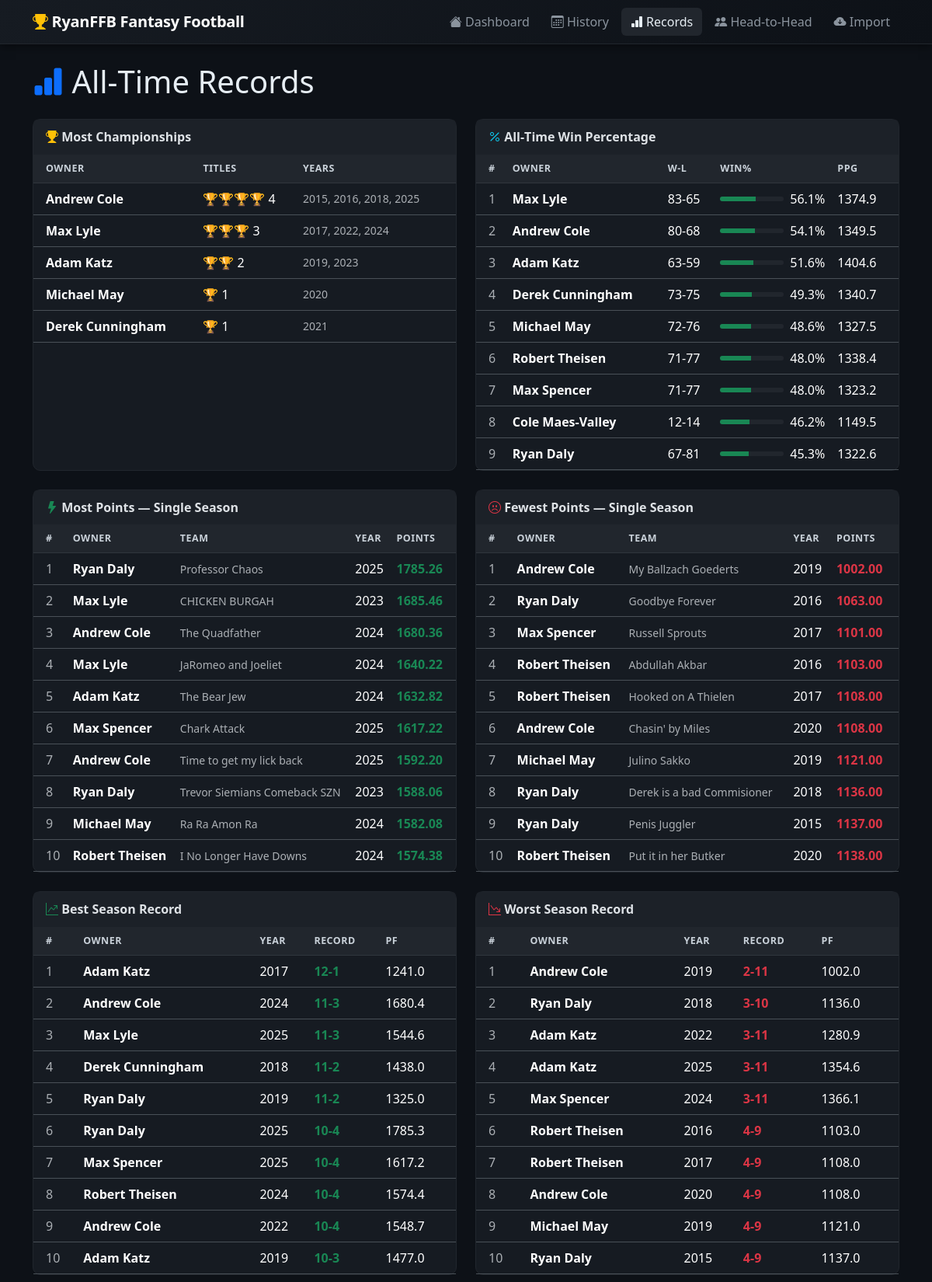
Page /records (upper part) on the committed database.
### tables this page shows
CREATE TABLE teams (
            id              INTEGER PRIMARY KEY AUTOINCREMENT,
            year            INTEGER,
            owner           TEXT,
            team_name       TEXT,
            wins            INTEGER,
            losses          INTEGER,
            ties            INTEGER,
            points_for      REAL,
            points_against  REAL,
            final_standing  INTEGER,
            UNIQUE(year, owner)
        );

### app.py (the view)
@app.route("/records")
def records():
    conn = get_db()
    most_points_season = conn.execute("""
        SELECT owner, team_name, year, points_for FROM teams
        ORDER BY points_for DESC LIMIT 10
    """).fetchall()
    fewest_points_season = conn.execute("""
        SELECT owner, team_name, year, points_for FROM teams
        WHERE points_for > 0
        ORDER BY points_for ASC LIMIT 10
    """).fetchall()
    best_record = conn.execute("""
        SELECT owner, team_name, year, wins, losses, points_for FROM teams
        ORDER BY wins DESC, points_for DESC LIMIT 10
    """).fetchall()
    worst_record = conn.execute("""
        SELECT owner, team_name, year, wins, losses, points_for FROM teams
        ORDER BY wins ASC, points_for ASC LIMIT 10
    """).fetchall()
    highest_game = conn.execute("""
        SELECT year, week, home_owner, home_team, home_score,
               away_owner, away_team, away_score,
               MAX(home_score, away_score) AS top_score
        FROM matchups WHERE home_score > 0 AND away_score > 0
        ORDER BY top_score DESC LIMIT 10
    """).fetchall()
    biggest_blowout = conn.execute("""
        SELECT year, week, home_owner, home_team, home_score,
               away_owner, away_team, away_score,
               ABS(home_score - away_score) AS margin
        FROM matchups WHERE home_score > 0 AND away_score > 0
        ORDER BY margin DESC LIMIT 10
    """).fetchall()
    closest_games = conn.execute("""
        SELECT year, week, home_owner, home_team, home_score,
               away_owner, away_team, away_score,
               ABS(home_score - away_score) AS margin
        FROM matchups WHERE home_score > 0 AND away_score > 0
        ORDER BY margin ASC LIMIT 10
    """).fetchall()
    most_titles = conn.execute("""
        SELECT champion_owner, COUNT(*) AS titles,
               GROUP_CONCAT(year, ', ') AS years
        FROM seasons WHERE champion_owner IS NOT NULL
        GROUP BY champion_owner ORDER BY titles DESC
    """).fetchall()
    alltime_pct = conn.execute("""
        SELECT owner,
               SUM(wins)   AS w,
               SUM(losses) AS l,
               ROUND(CAST(SUM(wins) AS REAL) / NULLIF(SUM(wins)+SUM(losses),0) * 100, 1) AS pct,
               ROUND(SUM(points_for), 1) AS pf,
               ROUND(SUM(points_for) / NULLIF(COUNT(*), 0), 1) AS ppg
        FROM teams
        GROUP BY owner
        ORDER BY pct DESC
    """).fetchall()
    most_pts_loss = conn.execute("""
        SELECT year, week,
               CASE WHEN home_score < away_score THEN home_owner ELSE away_owner END AS owner,
               CASE WHEN home_score < away_score THEN home_team  ELSE away_team  END AS team,
               CASE WHEN home_score < away_score THEN home_score ELSE away_score END AS losing_score,
               CASE WHEN home_score < away_score THEN away_score ELSE home_score END AS winning_score
        FROM matchups WHERE home_score > 0 AND away_score > 0
        ORDER BY losing_score DESC LIMIT 10
    """).fetchall()
    fewest_pts_win = conn.execute("""
        SELECT year, week,
               CASE WHEN home_score > away_score THEN home_owner ELSE away_owner END AS owner,
               CASE WHEN home_score > away_score THEN home_team  ELSE away_team  END AS team,
               CASE WHEN home_score > away_score THEN home_score ELSE away_score END AS winning_score,
               CASE WHEN home_score > away_score THEN away_score ELSE home_score END AS losing_score
        FROM matchups WHERE home_score > 0 AND away_score > 0
        ORDER BY winning_score ASC LIMIT 10
    """).fetchall()
    conn.close()
    return render_template("records.html",
        league_name=LEAGUE_NAME,
        most_points_season=most_points_season,
        fewest_points_season=fewest_points_season,
        best_record=best_record,
        worst_record=worst_record,
        highest_game=highest_game,
        biggest_blowout=biggest_blowout,
        closest_games=closest_games,
        most_titles=most_titles,
        alltime_pct=alltime_pct,
        most_pts_loss=most_pts_loss,
        fewest_pts_win=fewest_pts_win,
        has_data=_has_data(),
    )

### app.py (called while the page is built)
def _has_data():
    conn = get_db()
    count = conn.execute("SELECT COUNT(*) FROM seasons").fetchone()[0]
    conn.close()
    return count > 0

### database.py (called while the page is built)
def get_db():
    os.makedirs(os.path.dirname(DATABASE_PATH), exist_ok=True)
    conn = sqlite3.connect(DATABASE_PATH)
    conn.row_factory = sqlite3.Row
    return conn

### templates/records.html (shortened to what this page needs)
{% extends 'base.html' %}
{% block content %}
<h1 class="mb-4"><i class="bi bi-bar-chart-fill text-primary"></i> All‑Time Records</h1>
{% if not has_data %}
<div class="alert alert-info">
  No data imported yet. <a href="/import" class="alert-link">Import league data</a> to get started.
</div>
{% else %}
<div class="row g-4 mb-4">
  <div class="col-md-6">
    <div class="card h-100">
      <div class="card-header">
        <i class="bi bi-trophy-fill text-warning"></i> <strong>Most Championships</strong>
      </div>
      <div class="card-body p-0">
        <table class="table table-hover align-middle mb-0">
          <thead class="table-secondary text-dark">
            <tr><th class="ps-3">Owner</th><th>Titles</th><th class="pe-3">Years</th></tr>
          </thead>
          <tbody>
            {% for r in most_titles %}
            <tr>
              <td class="ps-3"><strong>{{ r['champion_owner'] }}</strong></td>
              <td>{% for _ in range(r['titles']) %}🏆{% endfor %} {{ r['titles'] }}</td>
              <td class="pe-3 text-muted small">{{ r['years'] }}</td>
            </tr>
            {% else %}
            <tr><td colspan="3" class="text-muted text-center py-3">No data</td></tr>
            {% endfor %}
          </tbody>
        </table>
      </div>
    </div>
  </div>
  <div class="col-md-6">
    <div class="card h-100">
      <div class="card-header">
        <i class="bi bi-percent text-info"></i> <strong>All‑Time Win Percentage</strong>
      </div>
      <div class="card-body p-0">
        <table class="table table-hover align-middle mb-0">
          <thead class="table-secondary text-dark">
            <tr><th class="ps-3">#</th><th>Owner</th><th>W‑L</th><th>Win%</th><th class="pe-3">PPG</th></tr>
          </thead>
          <tbody>
            {% for r in alltime_pct %}
            <tr>
              <td class="ps-3 text-muted">{{ loop.index }}</td>
              <td><strong>{{ r['owner'] }}</strong></td>
              <td>{{ r['w'] }}‑{{ r['l'] }}</td>
              <td>
                <div class="d-flex align-items-center gap-2">
                  <div class="progress flex-grow-1" style="height:6px;min-width:60px;">
                    <div class="progress-bar bg-success" style="width:{{ r['pct'] }}%"></div>
                  </div>
                  {{ r['pct'] }}%
                </div>
              </td>
              <td class="pe-3">{{ r['ppg'] }}</td>
            </tr>
            {% endfor %}
          </tbody>
        </table>
      </div>
    </div>
  </div>
</div>
<div class="row g-4 mb-4">
  <div class="col-md-6">
    <div class="card h-100">
      <div class="card-header">
        <i class="bi bi-lightning-fill text-success"></i> <strong>Most Points — Single Season</strong>
      </div>
      <div class="card-body p-0">
        <table class="table table-hover align-middle mb-0">
          <thead class="table-secondary text-dark">
            <tr><th class="ps-3">#</th><th>Owner</th><th>Team</th><th>Year</th><th class="pe-3">Points</th></tr>
          </thead>
          <tbody>
            {% for r in most_points_season %}
            <tr>
              <td class="ps-3 text-muted">{{ loop.index }}</td>
              <td><strong>{{ r['owner'] }}</strong></td>
              <td class="text-muted small">{{ r['team_name'] }}</td>
              <td>{{ r['year'] }}</td>
              <td class="pe-3 fw-bold text-success">{{ "%.2f"|format(r['points_for']) }}</td>
            </tr>
            {% endfor %}
          </tbody>
        </table>
      </div>
    </div>
  </div>
  <div class="col-md-6">
    <div class="card h-100">
      <div class="card-header">
        <i class="bi bi-emoji-frown text-danger"></i> <strong>Fewest Points — Single Season</strong>
      </div>
      <div class="card-body p-0">
        <table class="table table-hover align-middle mb-0">
          <thead class="table-secondary text-dark">
            <tr><th class="ps-3">#</th><th>Owner</th><th>Team</th><th>Year</th><th class="pe-3">Points</th></tr>
          </thead>
          <tbody>
            {% for r in fewest_points_season %}
            <tr>
              <td class="ps-3 text-muted">{{ loop.index }}</td>
              <td><strong>{{ r['owner'] }}</strong></td>
              <td class="text-muted small">{{ r['team_name'] }}</td>
              <td>{{ r['year'] }}</td>
              <td class="pe-3 fw-bold text-danger">{{ "%.2f"|format(r['points_for']) }}</td>
            </tr>
            {% endfor %}
          </tbody>
        </table>
      </div>
    </div>
  </div>
  <div class="col-md-6">
    <div class="card h-100">
      <div class="card-header">
        <i class="bi bi-graph-up-arrow text-success"></i> <strong>Best Season Record</strong>
      </div>
      <div class="card-body p-0">
        <table class="table table-hover align-middle mb-0">
          <thead class="table-secondary text-dark">
            <tr><th class="ps-3">#</th><th>Owner</th><th>Year</th><th>Record</th><th class="pe-3">PF</th></tr>
          </thead>
          <tbody>
            {% for r in best_record %}
            <tr>
              <td class="ps-3 text-muted">{{ loop.index }}</td>
              <td><strong>{{ r['owner'] }}</strong></td>
              <td>{{ r['year'] }}</td>
              <td class="fw-bold text-success">{{ r['wins'] }}‑{{ r['losses'] }}</td>
              <td class="pe-3">{{ "%.1f"|format(r['points_for']) }}</td>
            </tr>
            {% endfor %}
          </tbody>
        </table>
      </div>
    </div>
  </div>
  <div class="col-md-6">
    <div class="card h-100">
      <div class="card-header">
        <i class="bi bi-graph-down-arrow text-danger"></i> <strong>Worst Season Record</strong>
      </div>
      <div class="card-body p-0">
        <table class="table table-hover align-middle mb-0">
          <thead class="table-secondary text-dark">
            <tr><th class="ps-3">#</th><th>Owner</th><th>Year</th><th>Record</th><th class="pe-3">PF</th></tr>
          </thead>
          <tbody>
            {% for r in worst_record %}
            <tr>
              <td class="ps-3 text-muted">{{ loop.index }}</td>
              <td><strong>{{ r['owner'] }}</strong></td>
              <td>{{ r['year'] }}</td>
              <td class="fw-bold text-danger">{{ r['wins'] }}‑{{ r['losses'] }}</td>
              <td class="pe-3">{{ "%.1f"|format(r['points_for']) }}</td>
            </tr>
            {% endfor %}
          </tbody>
        </table>
      </div>
    </div>
  </div>
</div>
{% endif %}
{% endblock %}

### static/style.css (style rules this page uses)
body { background-color: #0d1117; color: #e6edf3; min-height: 100vh; display: flex; flex-direction: column; }
.card { background-color: #161b22; border-color: #21262d; border-radius: 10px; }
.card-header { background-color: #1c2128; border-bottom-color: #21262d; padding: .65rem 1rem; }
.table { --bs-table-bg: transparent; --bs-table-hover-bg: rgba(255,255,255,.04); color: #e6edf3; }
.table-secondary { --bs-table-bg: #21262d; --bs-table-color: #c9d1d9; }
thead th { font-size: .78rem; font-weight: 600; text-transform: uppercase; letter-spacing: .04em; border-bottom: 1px solid #30363d !important; }
.progress { background-color: #21262d; }

### rows in the picture
teams: champion_owner "Michael May", titles "1", years "2020"
teams: champion_owner "Derek Cunningham", titles "1", years "2021"
teams: owner "Ryan Daly", team_name "Professor Chaos", year "2025", points_for "1785.26", wins "10", losses "4", points_for "1785.3"
teams: owner "Max Lyle", team_name "CHICKEN BURGAH", year "2023", points_for "1685.46"
teams: owner "Andrew Cole", team_name "The Quadfather", year "2024", points_for "1680.36", wins "11", losses "3", points_for "1680.4"
teams: owner "Max Lyle", team_name "JaRomeo and Joeliet", year "2024", points_for "1640.22"
teams: owner "Adam Katz", team_name "The Bear Jew", year "2024", points_for "1632.82"
teams: owner "Max Spencer", team_name "Chark Attack", year "2025", points_for "1617.22", wins "10", losses "4", points_for "1617.2"
teams: owner "Andrew Cole", team_name "Time to get my lick back", year "2025", points_for "1592.20"
teams: owner "Ryan Daly", team_name "Trevor Siemians Comeback SZN", year "2023", points_for "1588.06"
teams: owner "Michael May", team_name "Ra Ra Amon Ra", year "2024", points_for "1582.08"
teams: owner "Robert Theisen", team_name "I No Longer Have Downs", year "2024", points_for "1574.38", wins "10", losses "4", points_for "1574.4"
teams: owner "Andrew Cole", team_name "My Ballzach Goederts", year "2019", points_for "1002.00", wins "2", losses "11", points_for "1002.0"
teams: owner "Ryan Daly", team_name "Goodbye Forever", year "2016", points_for "1063.00"
teams: owner "Max Spencer", team_name "Russell Sprouts", year "2017", points_for "1101.00"
teams: owner "Robert Theisen", team_name "Abdullah Akbar", year "2016", points_for "1103.00", wins "4", losses "9", points_for "1103.0"
teams: owner "Robert Theisen", team_name "Hooked on A Thielen", year "2017", points_for "1108.00", wins "4", losses "9", points_for "1108.0"
teams: owner "Andrew Cole", team_name "Chasin' by Miles", year "2020", points_for "1108.00", wins "4", losses "9", points_for "1108.0"
teams: owner "Michael May", team_name "Julino Sakko", year "2019", points_for "1121.00", wins "4", losses "9", points_for "1121.0"
teams: owner "Ryan Daly", team_name "Derek is a bad Commisioner", year "2018", points_for "1136.00", wins "3", losses "10", points_for "1136.0"
teams: owner "Ryan Daly", team_name "Penis Juggler", year "2015", points_for "1137.00", wins "4", losses "9", points_for "1137.0"
teams: owner "Robert Theisen", team_name "Put it in her Butker", year "2020", points_for "1138.00"
teams: owner "Adam Katz", year "2017", wins "12", losses "1", points_for "1241.0"
teams: owner "Max Lyle", year "2025", wins "11", losses "3", points_for "1544.6"
teams: owner "Derek Cunningham", year "2018", wins "11", losses "2", points_for "1438.0"
teams: owner "Ryan Daly", year "2019", wins "11", losses "2", points_for "1325.0"
teams: owner "Andrew Cole", year "2022", wins "10", losses "4", points_for "1548.7"
teams: owner "Adam Katz", year "2019", wins "10", losses "3", points_for "1477.0"
teams: owner "Adam Katz", year "2022", wins "3", losses "11", points_for "1280.9"
teams: owner "Adam Katz", year "2025", wins "3", losses "11", points_for "1354.6"
teams: owner "Max Spencer", year "2024", wins "3", losses "11", points_for "1366.1"

### other values in the picture
{{ league_name }} "RyanFFB Fantasy Football"
{{ r['champion_owner'] }} "Andrew Cole" "Max Lyle" "Adam Katz"
{{ r['titles'] }} "4" "3" "2"
{{ r['years'] }} "2015, 2016, 2018, 2025" "2017, 2022, 2024" "2019, 2023"
{{ r['owner'] }} "Max Lyle" "Andrew Cole" "Adam Katz" "Derek Cunningham" "Michael May" "Robert Theisen" "Max Spencer" "Cole Maes-Valley" "Ryan Daly"
{{ r['w'] }} "83" "80" "63" "73" "72" "71" "71" "12" "67"
{{ r['l'] }} "65" "68" "59" "75" "76" "77" "77" "14" "81"
{{ r['pct'] }} "56.1" "54.1" "51.6" "49.3" "48.6" "48.0" "48.0" "46.2" "45.3"
{{ r['ppg'] }} "1374.9" "1349.5" "1404.6" "1340.7" "1327.5" "1338.4" "1323.2" "1149.5" "1322.6"
